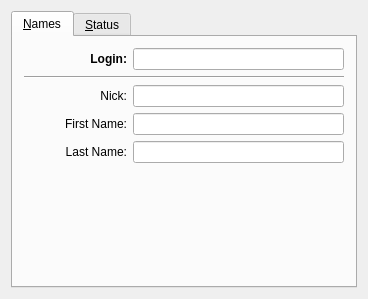
<ui version="4.0" >
 <class>YahooInfoBase</class>
 <widget class="QWidget" name="YahooInfoBase" >
  <property name="geometry" >
   <rect>
    <x>0</x>
    <y>0</y>
    <width>368</width>
    <height>299</height>
   </rect>
  </property>
  <property name="windowTitle" >
   <string></string>
  </property>
  <layout class="QVBoxLayout" >
   <property name="margin" >
    <number>11</number>
   </property>
   <property name="spacing" >
    <number>6</number>
   </property>
   <item>
    <widget class="QTabWidget" name="TabWidget4" >
     <widget class="QWidget" name="tab" >
      <attribute name="title" >
       <string>&amp;Names</string>
      </attribute>
      <layout class="QGridLayout" >
       <property name="margin" >
        <number>11</number>
       </property>
       <property name="spacing" >
        <number>6</number>
       </property>
       <item row="1" column="0" colspan="3" >
        <widget class="Line" name="Line3" >
         <property name="frameShape" >
          <enum>QFrame::HLine</enum>
         </property>
         <property name="frameShadow" >
          <enum>QFrame::Sunken</enum>
         </property>
         <property name="orientation" >
          <enum>Qt::Horizontal</enum>
         </property>
        </widget>
       </item>
       <item row="2" column="1" colspan="2" >
        <widget class="QLineEdit" name="edtNick" />
       </item>
       <item row="2" column="0" >
        <widget class="QLabel" name="TextLabel4" >
         <property name="text" >
          <string>Nick:</string>
         </property>
         <property name="alignment" >
          <set>Qt::AlignRight|Qt::AlignTrailing|Qt::AlignVCenter</set>
         </property>
         <property name="wordWrap" >
          <bool>false</bool>
         </property>
        </widget>
       </item>
       <item row="0" column="1" colspan="2" >
        <widget class="QLineEdit" name="edtLogin" >
         <property name="font" >
          <font>
           <weight>75</weight>
           <bold>true</bold>
          </font>
         </property>
        </widget>
       </item>
       <item row="0" column="0" >
        <widget class="QLabel" name="TextLabel2" >
         <property name="font" >
          <font>
           <weight>75</weight>
           <bold>true</bold>
          </font>
         </property>
         <property name="text" >
          <string>Login:</string>
         </property>
         <property name="alignment" >
          <set>Qt::AlignRight|Qt::AlignTrailing|Qt::AlignVCenter</set>
         </property>
         <property name="wordWrap" >
          <bool>false</bool>
         </property>
        </widget>
       </item>
       <item row="3" column="0" >
        <widget class="QLabel" name="TextLabel1" >
         <property name="text" >
          <string>First Name:</string>
         </property>
         <property name="alignment" >
          <set>Qt::AlignRight|Qt::AlignTrailing|Qt::AlignVCenter</set>
         </property>
         <property name="wordWrap" >
          <bool>false</bool>
         </property>
        </widget>
       </item>
       <item row="4" column="0" >
        <widget class="QLabel" name="TextLabel2_2" >
         <property name="text" >
          <string>Last Name:</string>
         </property>
         <property name="alignment" >
          <set>Qt::AlignRight|Qt::AlignTrailing|Qt::AlignVCenter</set>
         </property>
         <property name="wordWrap" >
          <bool>false</bool>
         </property>
        </widget>
       </item>
       <item row="3" column="1" colspan="2" >
        <widget class="QLineEdit" name="edtFirst" />
       </item>
       <item row="4" column="1" colspan="2" >
        <widget class="QLineEdit" name="edtLast" />
       </item>
       <item row="7" column="0" >
        <spacer>
         <property name="orientation" >
          <enum>Qt::Vertical</enum>
         </property>
         <property name="sizeType" >
          <enum>QSizePolicy::Expanding</enum>
         </property>
         <property name="sizeHint" >
          <size>
           <width>20</width>
           <height>20</height>
          </size>
         </property>
        </spacer>
       </item>
      </layout>
     </widget>
     <widget class="QWidget" name="tab" >
      <attribute name="title" >
       <string>&amp;Status</string>
      </attribute>
      <layout class="QGridLayout" >
       <property name="margin" >
        <number>11</number>
       </property>
       <property name="spacing" >
        <number>6</number>
       </property>
       <item row="0" column="0" >
        <widget class="QLabel" name="TextLabel5" >
         <property name="text" >
          <string>Status:</string>
         </property>
         <property name="alignment" >
          <set>Qt::AlignRight|Qt::AlignTrailing|Qt::AlignVCenter</set>
         </property>
         <property name="wordWrap" >
          <bool>false</bool>
         </property>
        </widget>
       </item>
       <item row="0" column="1" >
        <widget class="QComboBox" name="cmbStatus" >
         <property name="sizePolicy" >
          <sizepolicy>
           <hsizetype>7</hsizetype>
           <vsizetype>0</vsizetype>
           <horstretch>0</horstretch>
           <verstretch>0</verstretch>
          </sizepolicy>
         </property>
        </widget>
       </item>
       <item row="1" column="0" >
        <widget class="QLabel" name="lblOnline" >
         <property name="text" >
          <string>Online:</string>
         </property>
         <property name="alignment" >
          <set>Qt::AlignRight|Qt::AlignTrailing|Qt::AlignVCenter</set>
         </property>
         <property name="wordWrap" >
          <bool>false</bool>
         </property>
        </widget>
       </item>
       <item row="1" column="1" >
        <widget class="QLineEdit" name="edtOnline" />
       </item>
       <item row="2" column="0" >
        <widget class="QLabel" name="lblNA" >
         <property name="text" >
          <string/>
         </property>
         <property name="alignment" >
          <set>Qt::AlignRight|Qt::AlignTrailing|Qt::AlignVCenter</set>
         </property>
         <property name="wordWrap" >
          <bool>false</bool>
         </property>
        </widget>
       </item>
       <item row="2" column="1" >
        <widget class="QLineEdit" name="edtNA" />
       </item>
       <item row="4" column="1" >
        <spacer>
         <property name="orientation" >
          <enum>Qt::Vertical</enum>
         </property>
         <property name="sizeType" >
          <enum>QSizePolicy::Expanding</enum>
         </property>
         <property name="sizeHint" >
          <size>
           <width>20</width>
           <height>20</height>
          </size>
         </property>
        </spacer>
       </item>
      </layout>
     </widget>
    </widget>
   </item>
  </layout>
 </widget>
 <tabstops>
  <tabstop>edtLogin</tabstop>
  <tabstop>edtNick</tabstop>
  <tabstop>edtFirst</tabstop>
  <tabstop>edtLast</tabstop>
 </tabstops>
 <resources/>
 <connections/>
</ui>
